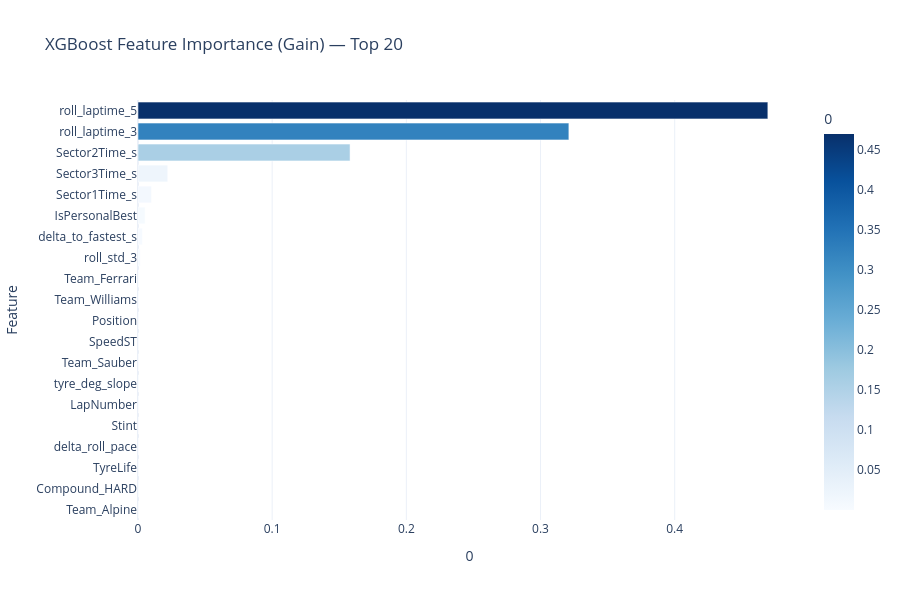

Here is the notebook cell this chart was saved with:
### Markdown cell above
### 9.2 Feature Importance

### Code cell
# Gain-based importance (default in XGBoost) measures how much each feature
# reduces the objective across all splits — directly interpretable as predictive value.
importance = pd.Series(
    best_xgb.feature_importances_,
    index=shared_cols,
).sort_values(ascending=True).tail(20)

# Plotly horizontal bar: interactive, easy to hover
fig_imp = px.bar(
    importance.reset_index(),
    x=0, y="index",
    orientation="h",
    title="XGBoost Feature Importance (Gain) — Top 20",
    labels={"index": "Feature", 0: "Importance (Gain)"},
    color=0,
    color_continuous_scale="Blues",
    template="plotly_white",
)
fig_imp.update_layout(height=600, showlegend=False)
fig_imp.write_html(str(REPORTS_DIR / "fig_06_feature_importance.html"))
fig_imp.show()
print("\nTop-5 most predictive features:")
print(importance.sort_values(ascending=False).head(5).to_string())

### Figure 1 — Plotly figure (JSON) as saved in the notebook; plotly's stock layout.template omitted (floating-point values rounded to 4 significant figures)
{"data": [{"hovertemplate": "0=%{marker.color}<br>Feature=%{y}<extra></extra>", "legendgroup": "", "marker": {"color": [0.0004121, 0.0004455, 0.0004543, 0.0005069, 0.0005193, 0.0005386, 0.0005917, 0.0006011, 0.0006327, 0.0006347, 0.0006876, 0.0008198, 0.001676, 0.003293, 0.005303, 0.01009, 0.02216, 0.158, 0.3211, 0.4694], "coloraxis": "coloraxis", "pattern": {"shape": ""}}, "name": "", "orientation": "h", "showlegend": false, "textposition": "auto", "type": "bar", "x": [0.0004121, 0.0004455, 0.0004543, 0.0005069, 0.0005193, 0.0005386, 0.0005917, 0.0006011, 0.0006327, 0.0006347, 0.0006876, 0.0008198, 0.001676, 0.003293, 0.005303, 0.01009, 0.02216, 0.158, 0.3211, 0.4694], "xaxis": "x", "y": ["Team_Alpine", "Compound_HARD", "TyreLife", "delta_roll_pace", "Stint", "LapNumber", "tyre_deg_slope", "Team_Sauber", "SpeedST", "Position", "Team_Williams", "Team_Ferrari", "roll_std_3", "delta_to_fastest_s", "IsPersonalBest", "Sector1Time_s", "Sector3Time_s", "Sector2Time_s", "roll_laptime_3", "roll_laptime_5"], "yaxis": "y"}], "layout": {"barmode": "relative", "coloraxis": {"colorbar": {"title": {"text": "0"}}, "colorscale": [[0.0, "rgb(247,251,255)"], [0.125, "rgb(222,235,247)"], [0.25, "rgb(198,219,239)"], [0.375, "rgb(158,202,225)"], [0.5, "rgb(107,174,214)"], [0.625, "rgb(66,146,198)"], [0.75, "rgb(33,113,181)"], [0.875, "rgb(8,81,156)"], [1.0, "rgb(8,48,107)"]]}, "height": 600, "legend": {"tracegroupgap": 0}, "showlegend": false, "title": {"text": "XGBoost Feature Importance (Gain) — Top 20"}, "xaxis": {"anchor": "y", "domain": [0.0, 1.0], "title": {"text": "0"}}, "yaxis": {"anchor": "x", "domain": [0.0, 1.0], "title": {"text": "Feature"}}}}
